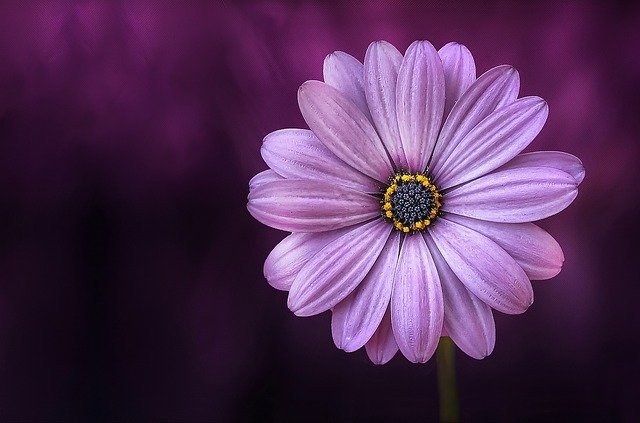
#> input picture sample.jpg, 640 x 423 px
$ python main.py   (older library calls are emulated)
#> lines starting #> are read from the running program, lines starting #| are printed output that depends on the picture
import cv2
import sys

# imread : 画像ファイルを読み込んで、多次元配列(numpy.ndarray)にする。
# imreadについて : https://kuroro.blog/python/wqh9VIEmRXS4ZAA7C4wd/
# 第一引数 : 画像のファイルパス
# 戻り値 : 行 x 列 x 色の三次元配列(numpy.ndarray)が返される。
img = cv2.imread('./sample.jpg')
#> img is the input picture: shape (423, 640, 3); mean B, G, R 84.9, 46.5, 81.5

# 画像ファイルが正常に読み込めなかった場合、プログラムを終了する。
if img is None:
    sys.exit("Could not read the image.")

# cvtColor : 画像の色空間(色)の変更を行う関数。
# cvtColorについて : https://kuroro.blog/python/7IFCPLA4DzV8nUTchKsb/
# 第一引数 : 多次元配列(numpy.ndarray)
# 第二引数 : 変更前の画像の色空間(色)と、変更後の画像の色空間(色)を示す定数を設定。
# cv2.COLOR_BGR2GRAY : BGR(Blue, Green, Red)形式の色空間(色)を持つ画像をグレースケール画像へ変更する。
# グレースケールとは? : https://www.shinkohsha.co.jp/blog/monochrome-shirokuro-grayscale/
# 戻り値 : 多次元配列(numpy.ndarray)
img = cv2.cvtColor(img, cv2.COLOR_BGR2GRAY)
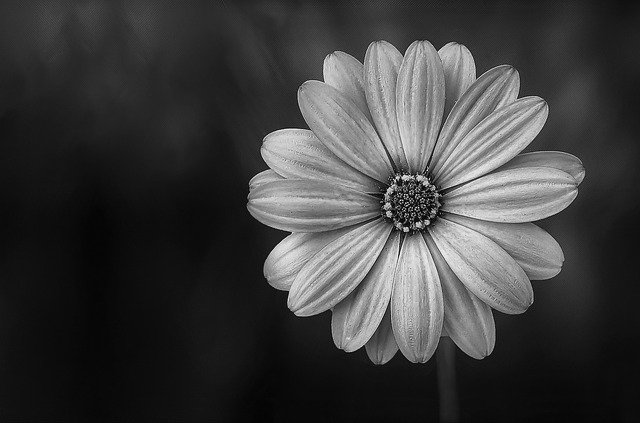
#> img: shape (423, 640); min 0, max 249, mean 61.4

# sobel関数 : Sobelフィルタを用いて、画像の輝度勾配(エッジ)を検出するために利用する関数。
# 第一引数 : 多次元配列(numpy.ndarray)
# 第二引数 : 出力画像のビット深度を指定。
# 第三引数 : 横方向Sobelフィルタを利用する回数。1回とする。
# 第四引数 : 縦方向Sobelフィルタを利用する回数。0回とする。
# 第五引数 : カーネルサイズ。3 x 3のカーネルを生成する。
# 戻り値 多次元配列(numpy.ndarray)
img = cv2.Sobel(img, cv2.CV_64F, 1, 0, ksize=3)
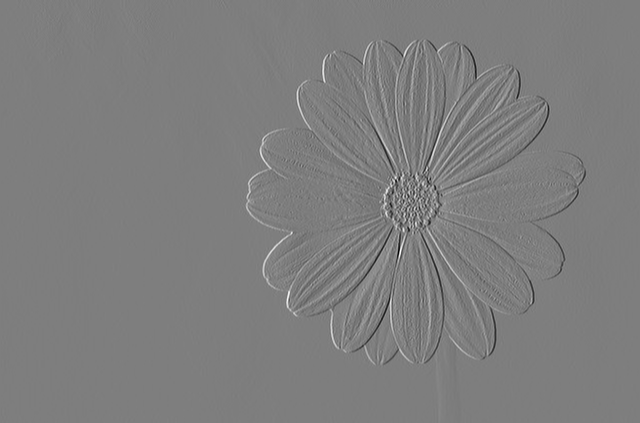
#> img: shape (423, 640) float64; min -849, max 865, mean 0; drawn with min black and max white

# imwrite : 画像の保存を行う関数
# 第一引数 : 保存先の画像ファイル名
# 第二引数 : 多次元配列(numpy.ndarray)
# <第二引数の例>
# [
# [
# [234 237 228]
# ...
# [202 209 194]
# ]
# [
# [10 27 16]
# ...
# [36 67 46]
# ]
# [
# [34 51 40]
# ...
# [50 81 60]
# ]
# ]
# imwriteについて : https://kuroro.blog/python/i0tNE1Mp8aEz8Z7n6Ggg/
cv2.imwrite('output.jpg', img)
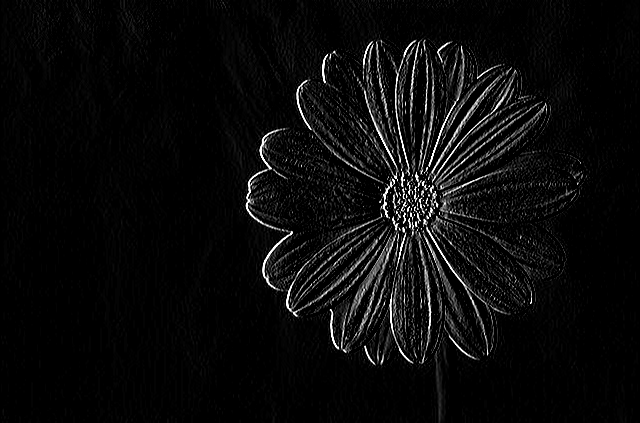
#> saved as output.jpg: shape (423, 640); min 0, max 255, mean 10.8
